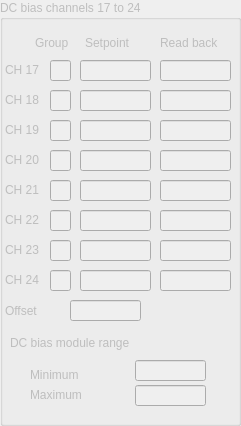
     <widget class="QGroupBox" name="gbDCbias3">
      <property name="enabled">
       <bool>false</bool>
      </property>
      <property name="geometry">
       <rect>
        <x>535</x>
        <y>60</y>
        <width>241</width>
        <height>426</height>
       </rect>
      </property>
      <property name="title">
       <string>DC bias channels 17 to 24</string>
      </property>
      <widget class="QLineEdit" name="leSDCB_17">
       <property name="geometry">
        <rect>
         <x>80</x>
         <y>60</y>
         <width>71</width>
         <height>21</height>
        </rect>
       </property>
      </widget>
      <widget class="QLineEdit" name="leSDCB_18">
       <property name="geometry">
        <rect>
         <x>80</x>
         <y>90</y>
         <width>71</width>
         <height>21</height>
        </rect>
       </property>
      </widget>
      <widget class="QLineEdit" name="leSDCB_19">
       <property name="geometry">
        <rect>
         <x>80</x>
         <y>120</y>
         <width>71</width>
         <height>21</height>
        </rect>
       </property>
      </widget>
      <widget class="QLineEdit" name="leSDCB_20">
       <property name="geometry">
        <rect>
         <x>80</x>
         <y>150</y>
         <width>71</width>
         <height>21</height>
        </rect>
       </property>
      </widget>
      <widget class="QLineEdit" name="leSDCB_21">
       <property name="geometry">
        <rect>
         <x>80</x>
         <y>180</y>
         <width>71</width>
         <height>21</height>
        </rect>
       </property>
      </widget>
      <widget class="QLineEdit" name="leSDCB_22">
       <property name="geometry">
        <rect>
         <x>80</x>
         <y>210</y>
         <width>71</width>
         <height>21</height>
        </rect>
       </property>
      </widget>
      <widget class="QLineEdit" name="leSDCB_23">
       <property name="geometry">
        <rect>
         <x>80</x>
         <y>240</y>
         <width>71</width>
         <height>21</height>
        </rect>
       </property>
      </widget>
      <widget class="QLineEdit" name="leSDCB_24">
       <property name="geometry">
        <rect>
         <x>80</x>
         <y>270</y>
         <width>71</width>
         <height>21</height>
        </rect>
       </property>
      </widget>
      <widget class="QLineEdit" name="leGDCBV_17">
       <property name="geometry">
        <rect>
         <x>160</x>
         <y>60</y>
         <width>71</width>
         <height>21</height>
        </rect>
       </property>
       <property name="readOnly">
        <bool>true</bool>
       </property>
      </widget>
      <widget class="QLineEdit" name="leGDCBV_18">
       <property name="geometry">
        <rect>
         <x>160</x>
         <y>90</y>
         <width>71</width>
         <height>21</height>
        </rect>
       </property>
       <property name="readOnly">
        <bool>true</bool>
       </property>
      </widget>
      <widget class="QLineEdit" name="leGDCBV_19">
       <property name="geometry">
        <rect>
         <x>160</x>
         <y>120</y>
         <width>71</width>
         <height>21</height>
        </rect>
       </property>
       <property name="readOnly">
        <bool>true</bool>
       </property>
      </widget>
      <widget class="QLineEdit" name="leGDCBV_20">
       <property name="geometry">
        <rect>
         <x>160</x>
         <y>150</y>
         <width>71</width>
         <height>21</height>
        </rect>
       </property>
       <property name="readOnly">
        <bool>true</bool>
       </property>
      </widget>
      <widget class="QLineEdit" name="leGDCBV_21">
       <property name="geometry">
        <rect>
         <x>160</x>
         <y>180</y>
         <width>71</width>
         <height>21</height>
        </rect>
       </property>
       <property name="readOnly">
        <bool>true</bool>
       </property>
      </widget>
      <widget class="QLineEdit" name="leGDCBV_22">
       <property name="geometry">
        <rect>
         <x>160</x>
         <y>210</y>
         <width>71</width>
         <height>21</height>
        </rect>
       </property>
       <property name="readOnly">
        <bool>true</bool>
       </property>
      </widget>
      <widget class="QLineEdit" name="leGDCBV_23">
       <property name="geometry">
        <rect>
         <x>160</x>
         <y>240</y>
         <width>71</width>
         <height>21</height>
        </rect>
       </property>
       <property name="readOnly">
        <bool>true</bool>
       </property>
      </widget>
      <widget class="QLineEdit" name="leGDCBV_24">
       <property name="geometry">
        <rect>
         <x>160</x>
         <y>270</y>
         <width>71</width>
         <height>21</height>
        </rect>
       </property>
       <property name="readOnly">
        <bool>true</bool>
       </property>
      </widget>
      <widget class="QLabel" name="label_124">
       <property name="geometry">
        <rect>
         <x>5</x>
         <y>60</y>
         <width>60</width>
         <height>20</height>
        </rect>
       </property>
       <property name="text">
        <string>CH 17</string>
       </property>
      </widget>
      <widget class="QLabel" name="label_125">
       <property name="geometry">
        <rect>
         <x>5</x>
         <y>90</y>
         <width>60</width>
         <height>20</height>
        </rect>
       </property>
       <property name="text">
        <string>CH 18</string>
       </property>
      </widget>
      <widget class="QLabel" name="label_126">
       <property name="geometry">
        <rect>
         <x>5</x>
         <y>120</y>
         <width>60</width>
         <height>20</height>
        </rect>
       </property>
       <property name="text">
        <string>CH 19</string>
       </property>
      </widget>
      <widget class="QLabel" name="label_127">
       <property name="geometry">
        <rect>
         <x>5</x>
         <y>150</y>
         <width>60</width>
         <height>20</height>
        </rect>
       </property>
       <property name="text">
        <string>CH 20</string>
       </property>
      </widget>
      <widget class="QLabel" name="label_128">
       <property name="geometry">
        <rect>
         <x>5</x>
         <y>180</y>
         <width>60</width>
         <height>20</height>
        </rect>
       </property>
       <property name="text">
        <string>CH 21</string>
       </property>
      </widget>
      <widget class="QLabel" name="label_129">
       <property name="geometry">
        <rect>
         <x>5</x>
         <y>210</y>
         <width>60</width>
         <height>20</height>
        </rect>
       </property>
       <property name="text">
        <string>CH 22</string>
       </property>
      </widget>
      <widget class="QLabel" name="label_130">
       <property name="geometry">
        <rect>
         <x>5</x>
         <y>240</y>
         <width>60</width>
         <height>20</height>
        </rect>
       </property>
       <property name="text">
        <string>CH 23</string>
       </property>
      </widget>
      <widget class="QLabel" name="label_131">
       <property name="geometry">
        <rect>
         <x>5</x>
         <y>270</y>
         <width>60</width>
         <height>20</height>
        </rect>
       </property>
       <property name="text">
        <string>CH 24</string>
       </property>
      </widget>
      <widget class="QLabel" name="label_132">
       <property name="geometry">
        <rect>
         <x>85</x>
         <y>30</y>
         <width>71</width>
         <height>26</height>
        </rect>
       </property>
       <property name="text">
        <string>Setpoint</string>
       </property>
      </widget>
      <widget class="QLabel" name="label_162">
       <property name="geometry">
        <rect>
         <x>160</x>
         <y>30</y>
         <width>101</width>
         <height>26</height>
        </rect>
       </property>
       <property name="text">
        <string>Read back</string>
       </property>
      </widget>
      <widget class="QLabel" name="label_186">
       <property name="geometry">
        <rect>
         <x>10</x>
         <y>330</y>
         <width>221</width>
         <height>26</height>
        </rect>
       </property>
       <property name="text">
        <string>DC bias module range</string>
       </property>
      </widget>
      <widget class="QLabel" name="label_187">
       <property name="geometry">
        <rect>
         <x>30</x>
         <y>365</y>
         <width>101</width>
         <height>20</height>
        </rect>
       </property>
       <property name="text">
        <string>Minimum</string>
       </property>
      </widget>
      <widget class="QLabel" name="label_188">
       <property name="geometry">
        <rect>
         <x>30</x>
         <y>385</y>
         <width>106</width>
         <height>20</height>
        </rect>
       </property>
       <property name="text">
        <string>Maximum</string>
       </property>
      </widget>
      <widget class="QLineEdit" name="leGDCMIN_17">
       <property name="geometry">
        <rect>
         <x>135</x>
         <y>360</y>
         <width>71</width>
         <height>21</height>
        </rect>
       </property>
       <property name="readOnly">
        <bool>true</bool>
       </property>
      </widget>
      <widget class="QLineEdit" name="leGDCMAX_17">
       <property name="geometry">
        <rect>
         <x>135</x>
         <y>385</y>
         <width>71</width>
         <height>21</height>
        </rect>
       </property>
       <property name="readOnly">
        <bool>true</bool>
       </property>
      </widget>
      <widget class="QLineEdit" name="leSDCBOF_17">
       <property name="geometry">
        <rect>
         <x>70</x>
         <y>300</y>
         <width>71</width>
         <height>21</height>
        </rect>
       </property>
      </widget>
      <widget class="QLabel" name="label_189">
       <property name="geometry">
        <rect>
         <x>5</x>
         <y>300</y>
         <width>66</width>
         <height>21</height>
        </rect>
       </property>
       <property name="text">
        <string>Offset</string>
       </property>
      </widget>
      <widget class="QLabel" name="label_200">
       <property name="geometry">
        <rect>
         <x>35</x>
         <y>30</y>
         <width>41</width>
         <height>26</height>
        </rect>
       </property>
       <property name="text">
        <string>Group</string>
       </property>
      </widget>
      <widget class="QLineEdit" name="leGRP18">
       <property name="geometry">
        <rect>
         <x>50</x>
         <y>90</y>
         <width>21</width>
         <height>21</height>
        </rect>
       </property>
      </widget>
      <widget class="QLineEdit" name="leGRP19">
       <property name="geometry">
        <rect>
         <x>50</x>
         <y>120</y>
         <width>21</width>
         <height>21</height>
        </rect>
       </property>
      </widget>
      <widget class="QLineEdit" name="leGRP22">
       <property name="geometry">
        <rect>
         <x>50</x>
         <y>210</y>
         <width>21</width>
         <height>21</height>
        </rect>
       </property>
      </widget>
      <widget class="QLineEdit" name="leGRP21">
       <property name="geometry">
        <rect>
         <x>50</x>
         <y>180</y>
         <width>21</width>
         <height>21</height>
        </rect>
       </property>
      </widget>
      <widget class="QLineEdit" name="leGRP20">
       <property name="geometry">
        <rect>
         <x>50</x>
         <y>150</y>
         <width>21</width>
         <height>21</height>
        </rect>
       </property>
      </widget>
      <widget class="QLineEdit" name="leGRP17">
       <property name="geometry">
        <rect>
         <x>50</x>
         <y>60</y>
         <width>21</width>
         <height>21</height>
        </rect>
       </property>
      </widget>
      <widget class="QLineEdit" name="leGRP23">
       <property name="geometry">
        <rect>
         <x>50</x>
         <y>240</y>
         <width>21</width>
         <height>21</height>
        </rect>
       </property>
      </widget>
      <widget class="QLineEdit" name="leGRP24">
       <property name="geometry">
        <rect>
         <x>50</x>
         <y>270</y>
         <width>21</width>
         <height>21</height>
        </rect>
       </property>
      </widget>
     </widget>
